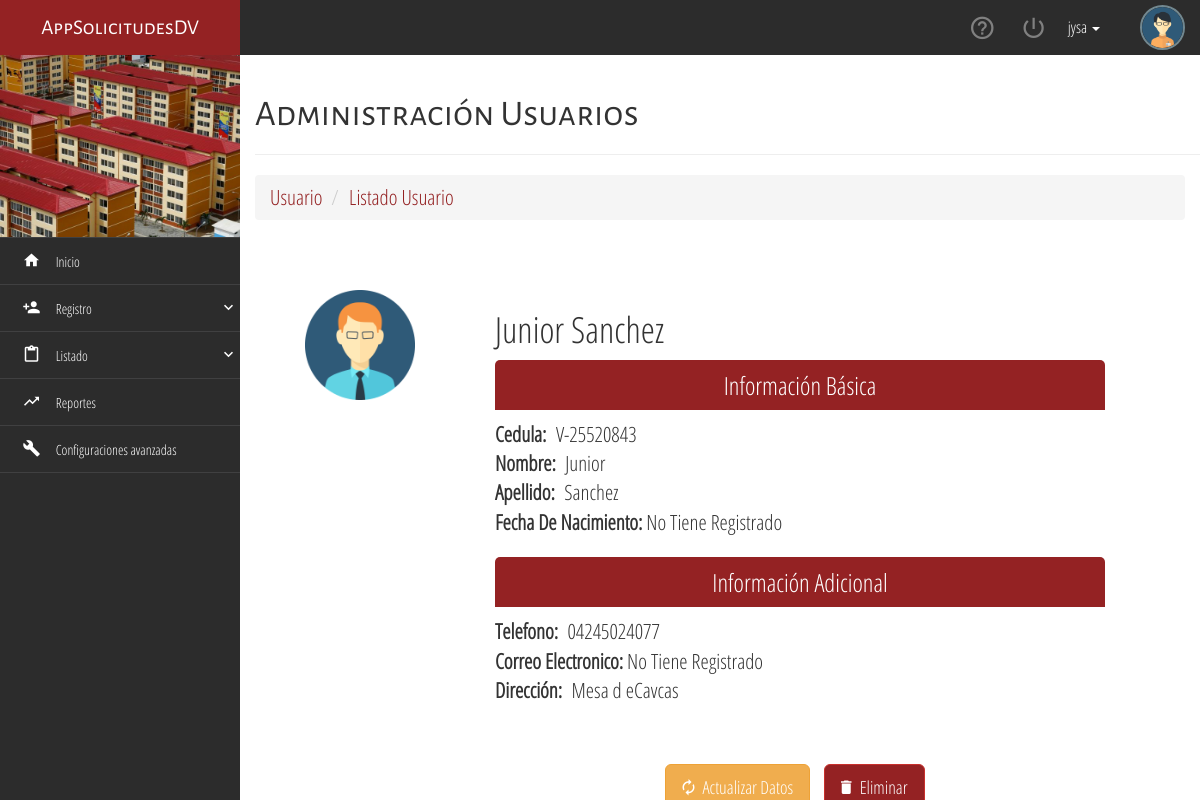
The app's page /usuario/4/detail/ (signed in) with its own data.
### usuario/models.py (models this page shows, shortened)
class Usuario(AbstractBaseUser, PermissionsMixin):
    username = models.CharField(_('username'),
                                max_length=40, null=False, unique=True)
    tipo_cedula = models.CharField(
        max_length=1, choices=(('V', 'V'), ('E', 'E')))
    cedula = models.CharField(unique=True, blank=True, null=True, max_length=8)
    nombre = models.CharField(max_length=60)
    apellido = models.CharField(max_length=60)
    telefono = models.CharField(blank=True, null=True, max_length=11)
    fecha_nacimiento = models.DateField(null=True, blank=True)
    correo = models.EmailField(blank=True, null=True)
    direccion = models.CharField(max_length=9999, blank=True, null=True)
    is_solicitante = models.BooleanField(default=False)
    is_trabajador = models.BooleanField(default=False)
    is_active = models.BooleanField(_('active'), default=True)
    is_staff = models.BooleanField(_('staff status'), default=False)
    is_superuser = models.BooleanField(_('superuser status'), default=False)
    date_joined = models.DateTimeField(_('date joined'), default=timezone.now)
    created_at = models.DateTimeField(auto_now_add=True)
    updated_at = models.DateTimeField(auto_now=True)
    objects = UsuarioManager()
    USERNAME_FIELD = 'username'
    def get_full_name(self):
        return '{} {}'.format(self.nombre, self.apellido)
    def ci(self):
        return '{}-{}'.format(self.tipo_cedula, self.cedula)

### usuario/views.py (the view)
class UsuarioDetailView(LoginRequiredMixin, DetailView):
    model = models.Usuario
    def get_object(self):
        object = self.model.objects.filter(
            pk=self.kwargs.get('pk')).exclude(
                pk=self.request.user.pk).first()
        if object:
            return object
        raise Http404

### templates/usuario/usuario_detail.html
{% extends "base.html" %}
{% load static %}
{% block title_page %}Administración Usuarios{% endblock %}
{% block context %}
<div class="container-fluid">
        <div class="row">
            <div class="col-xs-12 lead">
                <ol class="breadcrumb">
                    <li class="active">Usuario</li>
                    <li><a href="{% url 'usuario:list' %}">Listado Usuario</a></li>
                </ol>
            </div>
        </div>
    </div>
<div class="container-fluid" style="margin: 50px 0;">
    <div class="row">
        <div class="col-xs-12 col-sm-4 col-md-3">
            <img src="{% static 'assets/img/user02.png' %}" alt="calendar" class="img-responsive center-box" style="max-width: 110px;">
        </div>
        <div class="col-xs-12 col-sm-8 col-md-8 text-justify lead">
            <h1>{{ object.get_full_name }}</h1>
            <div class="title-flat-form" style="margin-bottom: 10px;">Información Básica</div>
            <span><b>Cedula:</b> &nbsp;{{ object.ci }}</span>
            <br>
            <span><b>Nombre:</b> &nbsp;{{ object.nombre }}</span>
            <br>
            <span><b>Apellido:</b> &nbsp;{{ object.apellido }}</span>
            <br>
            <span>
                <b>Fecha De Nacimiento:</b>
                {% if object.fecha_nacimiento %}
                &nbsp;{{ object.fecha_nacimiento }} - {{object.edad }} años
                {% else %}
                No Tiene Registrado
                {% endif %}
            </span>
        </div>
        <div class="col-xs-12 col-sm-8 col-md-8 col-sm-offset-4 col-md-offset-3 text-justify lead">
            <div class="title-flat-form" style="margin-bottom: 10px;">Información Adicional</div>
            <span>
                <b>Telefono:</b>
                {% if object.telefono %}
                &nbsp;{{ object.telefono }}
                {% else %}
                No Tiene Registrado
                {% endif %}
            </span>
            <br>
            <span>
                <b>Correo Electronico:</b>
                {% if object.correo %}
                &nbsp;{{ object.correo }}
                {% else %}
                No Tiene Registrado
                {% endif %}
            </span>
            <br>
            <span>
                <b>Dirección:</b>
                {% if object.direccion %}
                &nbsp;{{ object.direccion }}
                {% else %}
                No Tiene Registrado
                {% endif %}
            </span>
            <br><br><br>
            <p class="text-center">
                <a {% if not profile %} href="{% url 'usuario:update' object.pk %}" {% else %} href="{% url 'usuario:update_profile' %}" {% endif %} class="btn btn-warning btn-lg tooltips-general"
                    style="margin-right: 10px;" data-toggle="tooltip" data-placement="left" title="Actualizar Datos Del Usuario">
                    <i class="zmdi zmdi-refresh"></i>
                    &nbsp;Actualizar Datos
                </a>
                {% if not profile %}
                <a href="{% url 'usuario:delete' object.pk %}" class="btn btn-danger btn-lg tooltips-general" style="margin-right: 10px;"
                    data-toggle="tooltip" data-placement="left" title="Eliminar Usuario">
                    <i class="zmdi zmdi-delete"></i>
                    &nbsp;Eliminar
                </a>
                {% endif %}
            </p>
        </div>
    </div>
</div>
{% endblock %}

### templates/base.html (shortened to what this page needs)
{% load static %}
<!DOCTYPE html>
<html lang="en">
<head>
	<link rel="stylesheet" href="{% static 'css/sweet-alert.css' %}">
	<link rel="stylesheet" href="{% static 'css/material-design-iconic-font.min.css' %}">
	<link rel="stylesheet" href="{% static 'css/normalize.css' %}">
	<link rel="stylesheet" href="{% static 'css/bootstrap.min.css' %}">
	<link rel="stylesheet" href="{% static 'css/jquery.mCustomScrollbar.css' %}">
	<link rel="stylesheet" href="{% static 'css/style.css' %}">
</head>
<body>
	<div class="navbar-lateral full-reset">
		<div class="full-reset container-menu-movile custom-scroll-containers">
			<div class="logo full-reset all-tittles">
				AppSolicitudesDV
			</div>
			<div class="full-reset" style="background-color:#2B3D51; padding: 0px 0; color:#fff;">
				<figure>
					<img class="" src="{% static 'assets/img/a.jpg'%}" style="width: 100%;">
				</figure>
			</div>
			<div class="full-reset nav-lateral-list-menu">
				<ul class="list-unstyled">
					<li>
						<a href="{% url 'inicio' %}">
							<i class="zmdi zmdi-home zmdi-hc-fw"></i>
							&nbsp;&nbsp; Inicio
						</a>
					</li>
					<li>
						<div class="dropdown-menu-button">
							<i class="zmdi zmdi-account-add zmdi-hc-fw"></i>
							&nbsp;&nbsp; Registro
							<i class="zmdi zmdi-chevron-down pull-right zmdi-hc-fw"></i>
						</div>
					</li>
					<li>
						<div class="dropdown-menu-button">
							<i class="zmdi zmdi-assignment-o zmdi-hc-fw"></i>
							&nbsp;&nbsp; Listado
							<i class="zmdi zmdi-chevron-down pull-right zmdi-hc-fw"></i>
						</div>
					</li>
					<li>
						<a href="report.html">
							<i class="zmdi zmdi-trending-up zmdi-hc-fw"></i>
							&nbsp;&nbsp; Reportes
						</a>
					</li>
					<li>
						<a href="advancesettings.html">
							<i class="zmdi zmdi-wrench zmdi-hc-fw"></i>
							&nbsp;&nbsp; Configuraciones avanzadas
						</a>
					</li>
				</ul>
			</div>
		</div>
	</div>
	<div class="content-page-container full-reset custom-scroll-containers">
		<nav class="navbar-user-top full-reset">
			<ul class="list-unstyled full-reset">
				<figure>
					<img src="{% static 'assets/img/user01.png'%}" alt="user-picture" class="img-responsive img-circle center-box">
				</figure>
				<li class="dropdown">
					<a href="#" class="dropdown-toggle menu" data-toggle="dropdown" style="color: #fff;">
						{{ request.user.username }}
						<b class="caret"></b>
					</a>
				</li>
				<li class="tooltips-general exit-system-button" data-href="{% url 'logout' %}" data-placement="bottom" title="Cerrar Sesión">
					<i class="zmdi zmdi-power"></i>
				</li>
				<li class="tooltips-general btn-help" data-placement="bottom" title="Ayuda">
					<i class="zmdi zmdi-help-outline zmdi-hc-fw"></i>
				</li>
			</ul>
		</nav>
		<div class="container">
			<div class="page-header">
				<h1 class="all-tittles">{% block title_page %}{% endblock %}</h1>
			</div>
		</div>
		{% block context %}
		{% endblock %}
	</div>
</body>
</html>

### static/css/style.css (style rules this page uses)
html, body { height: 100%; margin: 0; padding: 0; width: 100%; font-size: 16px; font-family: "Parrafos" !important; background-color: #fff; }
.all-tittles { font-family: "Titulos" !important; }
.center-box { margin: 0 auto; }
.full-reset { margin: 0; padding: 0; width: 100%; }
.navbar-user-top { background-color: #2c2c2c; height: 55px; position: relative; top: 0; left: 0; z-index: 7; }
.navbar-user-top > ul { height: 55px; padding: 0 15px; margin: 0; }
.navbar-user-top > ul > li { display: inline-block; float: right; color: rgba(255,255,255,.4); height: 55px; margin: 0 12px; text-align: center; cursor: pointer; line-height: 55px; }
.navbar-user-top > ul > li > i { font-size: 27px; line-height: 55px; }
.navbar-user-top > ul > figure > img { width: 45px; float: right; height: 45px; border: 2px solid #728890; margin-top: 5px; }
.navbar-lateral { width: 20%; height: 100%; position: absolute; top: 0; left: 0; z-index: 1; }
.container-menu-movile { background-color: #2c2c2c; height: 100% !important; }
.logo { height: 55px; line-height: 55px; background-color: #942223; color: #fff; text-align: center; font-size: 21px; overflow: hidden; }
.content-page-container { height: 100%; position: absolute; top: 0; right: 0; z-index: 1; width: 80%; background-color: #fff; }
.nav-lateral-list-menu ul li { margin: 0; padding: 0; display: block; }
.nav-lateral-list-menu ul li a, .nav-lateral-list-menu ul li div { width: 100%; min-height: 45px; line-height: 45px; display: block; padding: 0; padding-left: 20px; font-size: 14px; text-decoration: none; color: #fff; border-bottom: 1px solid rgba(230,233,238,.1); transition: .3s all ease-in-out; -moz-transition: .3s all ease-in-out; -ms-transition: .3s all ease-in-out; -webkit-transition: .3s all ease-in-out; }
.nav-lateral-list-menu i { font-size: 18px; line-height: 45px; }
.nav-lateral-list-menu ul li:first-child { border-top: 1px solid rgba(230,233,238,.1); }
.nav-lateral-list-menu ul li div { cursor: pointer; }
.title-flat-form { background-color: #942223; height: 50px; color: #fff; text-align: center; font-size: 25px; line-height: 50px; border-radius: 5px 5px 0 0; margin-bottom: 50px; }
.btn-danger { background-color: #942223; border-color: #c9302c; }
@media (min-width: 1200px) { .navbar-lateral { display: inherit !important; } }

### templates/base.html (style rules this page uses)
a { color: #942223; text-decoration: none; }
.breadcrumb { margin-bottom: 0px; }
.breadcrumb>.active { color: #942223; }

### records on screen
Usuario: user.username "jysa"
Usuario: get_full_name "Junior Sanchez", ci "V-25520843", nombre "Junior", apellido "Sanchez", telefono "04245024077", direccion "Mesa d eCavcas"
